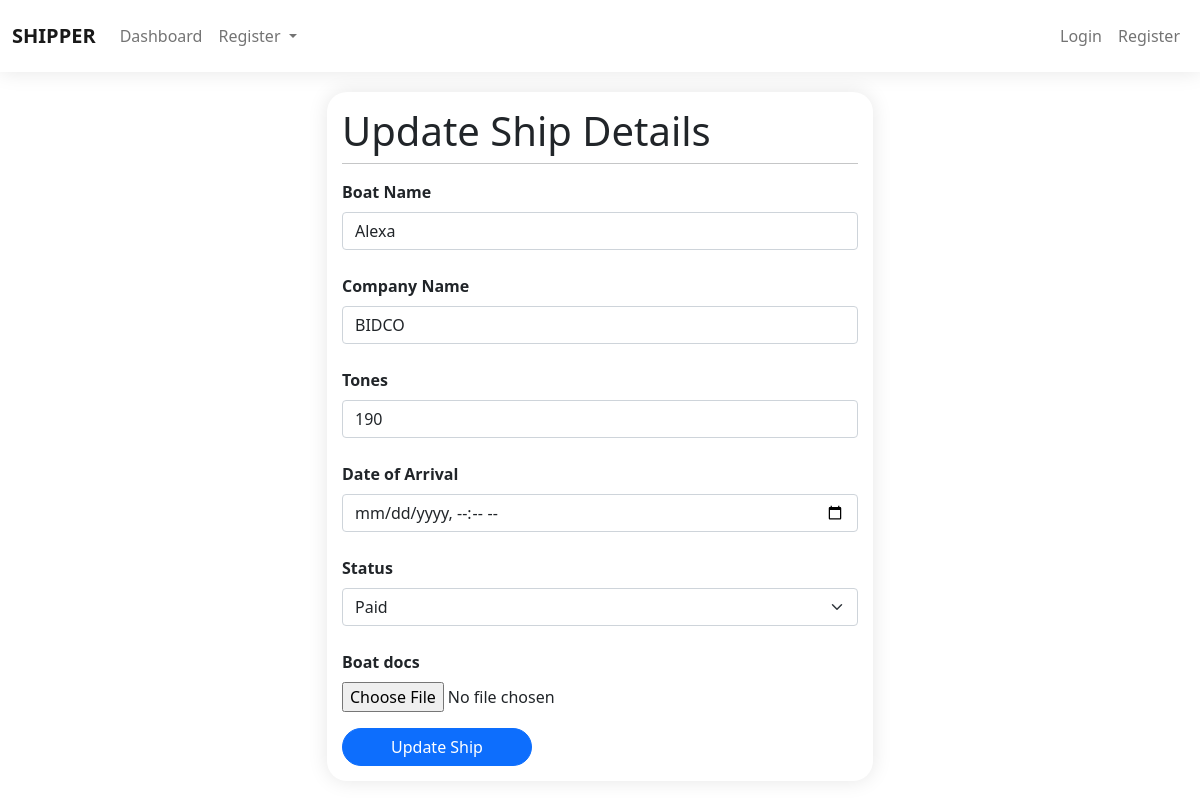
/ship/boat/edit/3/, run on the app's committed database.
### ship/models.py (models this page shows, shortened)
class Boat(models.Model):
    CHOICES = (
        ('Pending', 'Pending'),
        ('Paid', 'Paid')
    )
    name = models.TextField(blank=True, null=True, max_length=200)
    company_name = models.CharField(max_length=200, blank=True, null=True)
    tone = models.IntegerField(blank=True, null=True)
    date_time= models.DateTimeField()
    status = models.CharField(max_length=10, choices=CHOICES, default='Pending')
    boat_docs = models.FileField(upload_to='BoatDocuments/',validators=[FileExtensionValidator(allowed_extensions=['pdf'])], blank=True, null=True)

### ship/views.py (the view)
# urls.py: path('boat/edit/<str:pk>/', editboat, name='editboat'),
def editboat(request, pk):
    boat = get_object_or_404(Boat, id=pk)
    boatform = CreateBoatForm(request.POST or None, request.FILES or None, instance=boat)
    if request.method == 'POST':
        if boatform.is_valid:
            boatform.save()
            messages.success(request, 'The boat has been updated successfully')
        else:
            messages.error(request, 'Updating the boat failed')
    context = {
        'page': 'boat-reg',
        'boatform': boatform
    }
    return render(request, template_name='admin_/shipment/editboat.html', context=context)

### ship/forms.py
class CreateBoatForm(forms.ModelForm):
    name = forms.CharField(
        widget=forms.TextInput(
            attrs={'class': 'form-control shadow-none', 'type': 'text', 'placeholder': 'Boat Name'}),
        label='Boat Name')
    company_name = forms.CharField(
        widget=forms.TextInput(
            attrs={'class': 'form-control shadow-none', 'type': 'text', 'placeholder': 'Company Name'}),
        label='Company Name')
    tone = forms.CharField(
        widget=forms.TextInput(
            attrs={'class': 'form-control shadow-none', 'type': 'text', 'placeholder': 'Tones'}),
        label='Tones')
    date_time = forms.CharField(
        widget=forms.TextInput(
            attrs={'class': 'form-control shadow-none', 'type': 'datetime-local', 'placeholder': 'Date of Arrival'}),
        label='Date of Arrival')
    boat_docs = forms.FileField(widget=forms.FileInput(attrs={'accept':'application/pdf'}))
    class Meta:
        model = Boat
        fields = ['name', 'company_name', 'tone', 'date_time', 'status', 'boat_docs']
        widgets = {
            'status': forms.Select(attrs={'class': 'form-select shadow-none'}),
        }

### templates/admin_/shipment/editboat.html (shortened to what this page needs)
{% extends './../components/base.html' %}
{% load static %}
{% block content %}
  <div class="container">
    <div class="row">
      <div class="col-md-6 offset-md-3">
        <div class="form-holder">
          <h1>Update Ship Details</h1>
          <hr class="dropdown-divider">
          <form method="POST">
            {% for field in boatform %}
                <div class="mb-3">
                    <label for="{{ field.id_for_label }}" class="my-2"><strong>{{field.label}}</strong></label>
                    {{field}}
                </div>
            {% endfor %}
            <button type="submit" class="btn btn-primary rounded-pill px-5">Update Ship</button>
          </form>
        </div>
      </div>
    </div>
  </div>
{% endblock content %}

### static/css/style.css (style rules this page uses)
.form-holder, .common-card { border-radius: 20px; background: #fff; padding: 15px; box-shadow: 0px 0px 20px rgba(0, 0, 0, 0.1); margin-top: 20px; }

### data on the page
Boat: boatform "Alexa" "BIDCO" "190" "Paid"

### other printed values
{{ field.label }} "Boat Name" "Company Name" "Tones" "Date of Arrival" "Status" "Boat docs"
